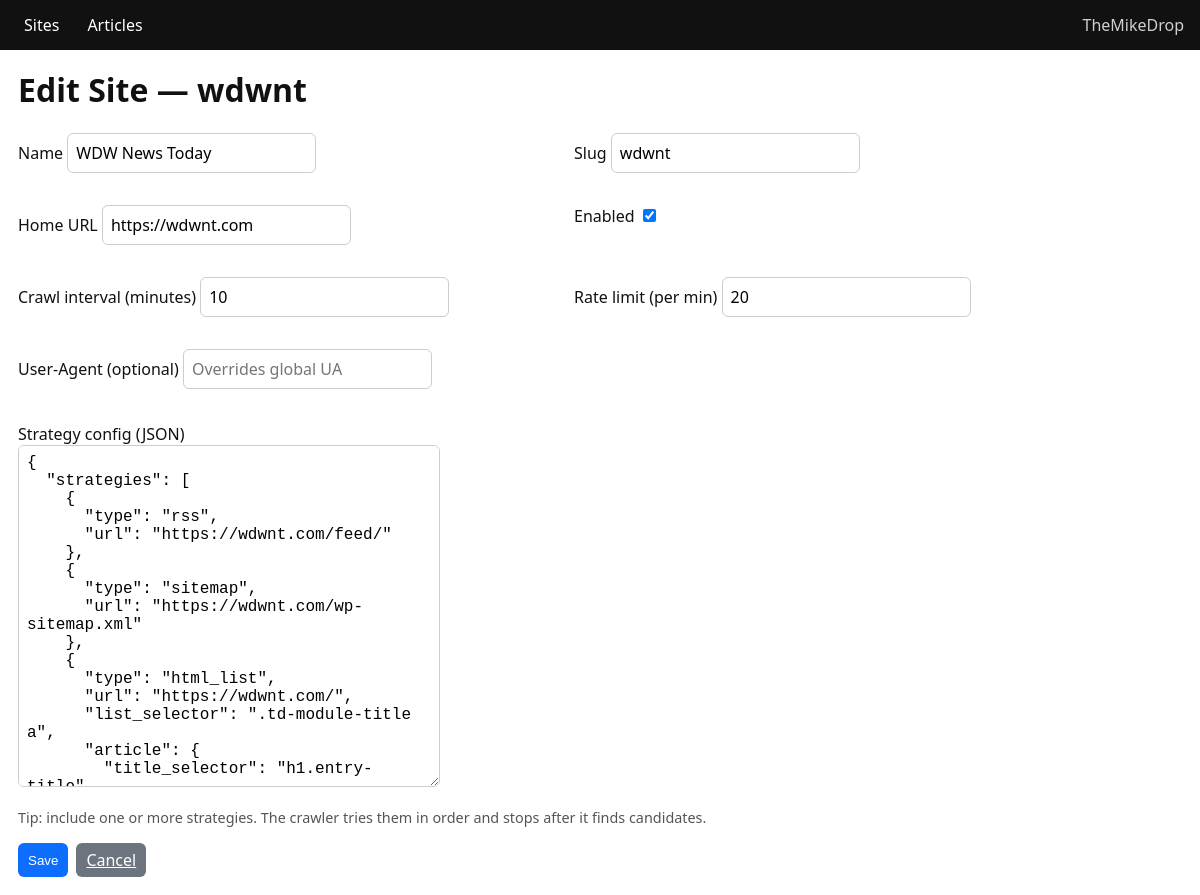
The app's page /sites/1/edit with its own data.
### app/core/models.py (models this page shows)
class Source(SQLModel, table=True):
    __tablename__ = "sources"
    id: Optional[int] = Field(default=None, primary_key=True)
    name: str
    slug: str = Field(index=True, unique=True)
    home_url: str
    enabled: bool = True
    crawl_interval_minutes: int = 10
    rate_limit_per_min: int = 20
    user_agent: Optional[str] = None
    strategy_config: dict = Field(sa_column=Column(JSON))
    items: list["Item"] = Relationship(back_populates="source")

### app/ui/pages.py (the view)
@router.get("/sites/{site_id}/edit")
def site_edit(request: Request, site_id: int):
    from ..main import engine
    with get_session(engine) as s:
        src = s.get(Source, site_id)
        if not src:
            return RedirectResponse("/sites", status_code=303)
        strategy_json = json.dumps(src.strategy_config or {"strategies": []}, indent=2)
    return templates.TemplateResponse(
        "site_form.html",
        {"request": request, "site": src, "strategy_json": strategy_json}
    )

### app/ui/templates/site_form.html (shortened to what this page needs)
{% extends "base.html" %}
{% block content %}
<h1>{% if site %}Edit Site — {{ site.slug }}{% else %}Add Site{% endif %}</h1>
<form method="post" action="{% if site %}/sites/{{ site.id }}/update{% else %}/sites/save{% endif %}" onsubmit="return validateAndNormalize(this)">
  <div style="display:grid;grid-template-columns:1fr 1fr;gap:12px;max-width:1100px">
    <label>Name
    <input type="text" name="name" required value="{{ site.name if site else '' }}">
    </label>
    <label>Slug
      <input type="text" name="slug" required pattern="[a-z0-9\-]+"
            title="lowercase letters, numbers, and hyphens only"
            value="{{ site.slug if site else '' }}">
    </label>
    <label>Home URL
      <input type="url" name="home_url" required placeholder="https://example.com"
            value="{{ site.home_url if site else '' }}">
    </label>
    <label>Enabled
      <input type="checkbox" name="enabled" {% if not site or site.enabled %}checked{% endif %}>
    </label>
    <label>Crawl interval (minutes)
      <input type="number" name="crawl_interval_minutes" value="{{ site.crawl_interval_minutes if site else 10 }}" min="1">
    </label>
    <label>Rate limit (per min)
      <input type="number" name="rate_limit_per_min" value="{{ site.rate_limit_per_min if site else 20 }}" min="1">
    </label>
    <label>User-Agent (optional)
      <input type="text" name="user_agent" placeholder="Overrides global UA"
            value="{{ site.user_agent if site and site.user_agent else '' }}">
    </label>
  </div>
  <div style="margin-top:14px; max-width:1100px">
    <label>Strategy config (JSON)
      <textarea name="strategy_config" rows="18" style="width:100%;font-family:ui-monospace,Consolas,monospace">{% if site %}{{ strategy_json }}{% endif %}</textarea>
  </label>
    <p style="font-size:0.9em;color:#555;margin:6px 0 0">
      Tip: include one or more strategies. The crawler tries them in order and stops after it finds candidates.
    </p>
  </div>
  <div style="margin-top:16px;display:flex;gap:8px">
    <button class="btn" type="submit">Save</button>
    <a class="btn" href="/sites" style="background:#6c757d">Cancel</a>
  </div>
</form>
{% endblock %}

### app/static/styles.css (style rules this page uses)
body { font-family: system-ui, -apple-system, Segoe UI, Roboto, sans-serif; margin:0; color:#111; }
h1 { margin: 0 0 12px 0; }
.btn { background:#0d6efd; color:#fff; border:none; padding:6px 10px; border-radius:6px; cursor:pointer; }
label { display:inline-block; margin:10px 10px 10px 0; }
input, textarea, select { padding:8px; border:1px solid #ccc; border-radius:6px; font: inherit; }

### records on screen
Source: slug "wdwnt", name "WDW News Today", home_url "https://wdwnt.com", enabled "☑", crawl_interval_minutes "10", rate_limit_per_min "20"
